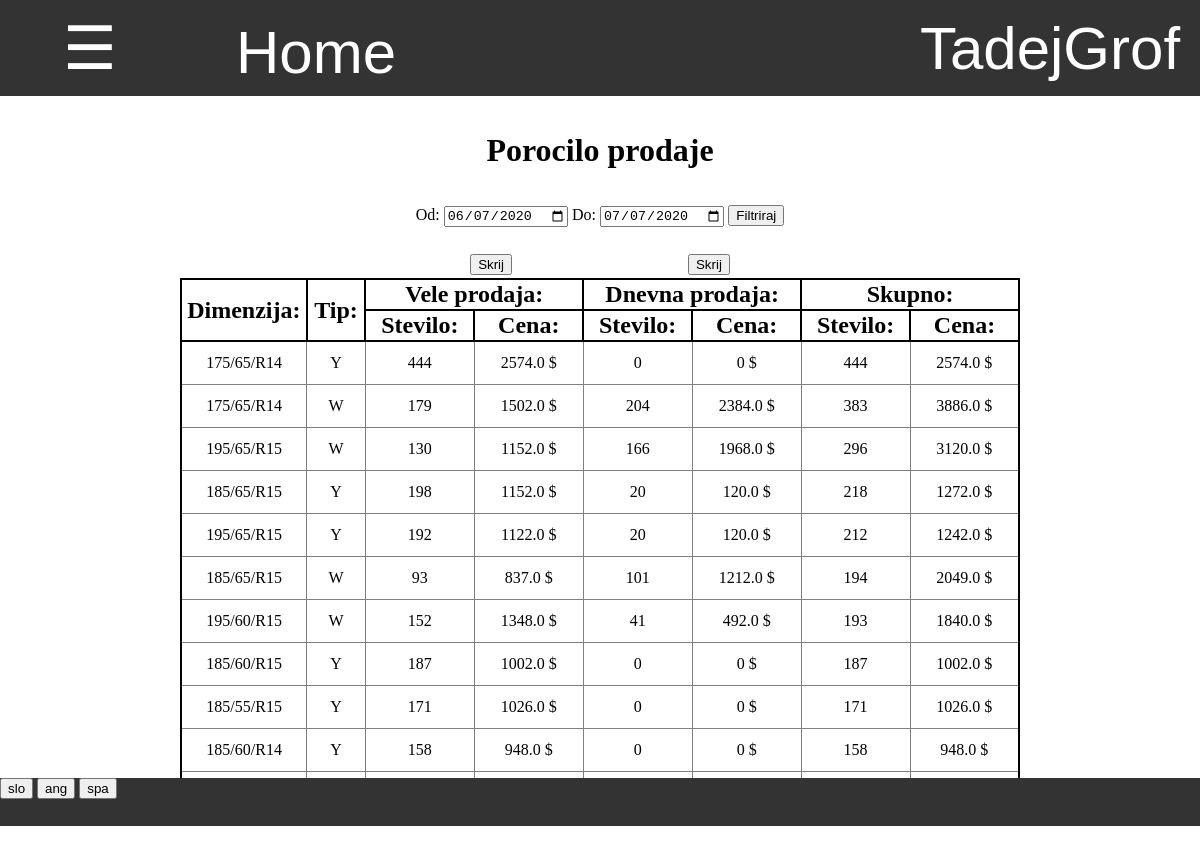
Screenshot of /zaloga/porocilo/porocilo_prodaje (signed in) with the database file from the repository.
### program/models.py (models this page shows, shortened)
class Profil(models.Model):
    user = models.OneToOneField(User,on_delete=models.CASCADE)
    jezik =  models.CharField(default="spa",max_length=3, choices=JEZIKI)
    stranka = models.OneToOneField(Stranka, on_delete=models.CASCADE, default=None, null=True, blank=True)
    celo_ime = models.CharField(default="",max_length=40)
    tip_banke = models.CharField(default="",max_length=40)
    stevilka_racuna = models.CharField(default="",max_length=40)
    telefon = models.CharField(default="",max_length=40)

### zaloga/my_views/stroski_views.py (the view)
# urls.py: path('porocilo_prodaje',stroski_views.porocilo_prodaje, name='porocilo_prodaje'),
def porocilo_prodaje(request):
    danes = datetime.date.today().strftime('%Y-%m-%d')
    pred_mescem =  (datetime.date.today() - datetime.timedelta(days=30)).strftime('%Y-%m-%d')
    od = request.GET.get('od',pred_mescem)
    do = request.GET.get('do', danes)
    vele_prodaje = Baza.objects.all().filter(tip="vele_prodaja",datum__gte=od,datum__lte=do,status="veljavno").order_by('-datum','-pk').prefetch_related('vnos_set')
    dnevne_prodaje = Dnevna_prodaja.objects.all().filter(datum__gte=od,datum__lte=do).order_by('-datum','-pk')
    sestavine = {}
    skupno = {tip:{'skupno':0,'vele_prodaja':0,'dnevna_prodaja':0} for tip in ['stevilo','cena']}
    for prodaja in vele_prodaje.iterator():
        for vnos in prodaja.vnos_set.all().values('dimenzija__dimenzija','tip','stevilo','cena'):
            dimenzija = vnos['dimenzija__dimenzija']
            stevilo = vnos['stevilo']
            cena = float(vnos['cena'])
            tip = vnos['tip']
            ime = dimenzija + '-' + tip
            if ime in sestavine:
                    sestavine[ime]['stevilo'] += stevilo
                    sestavine[ime]['cena'] += stevilo * cena
                    sestavine[ime]['stevilo_vele_prodaje'] += stevilo
                    sestavine[ime]['cena_vele_prodaje'] += stevilo * cena
            else:
                slovar = {ime:{
                        'stevilo':stevilo,
                        'cena':cena*stevilo,
                        'stevilo_dnevne_prodaje':0,
                        'cena_dnevne_prodaje':0,
                        'cena_vele_prodaje':cena*stevilo,
                        'stevilo_vele_prodaje':stevilo}}
                sestavine.update(slovar)
            for skupno_tip in ['skupno','vele_prodaja']:
                skupno['stevilo'][skupno_tip] += stevilo
                skupno['cena'][skupno_tip] += stevilo * cena
    for prodaja in dnevne_prodaje.iterator():
        for racun in prodaja.baza_set.all().filter(status="veljavno").prefetch_related('vnos_set'):
            for vnos in racun.vnos_set.all().values('dimenzija__dimenzija','tip','stevilo','cena'):
                dimenzija = vnos['dimenzija__dimenzija']
                stevilo = vnos['stevilo']
                cena = float(vnos['cena'])
                tip = vnos['tip']
                ime = dimenzija + '-' + tip
                if ime in sestavine:
                        sestavine[ime]['stevilo'] += stevilo
                        sestavine[ime]['cena'] += stevilo * cena
                        sestavine[ime]['stevilo_dnevne_prodaje'] += stevilo
                        sestavine[ime]['cena_dnevne_prodaje'] += stevilo * cena
                else:
                    slovar = {ime:{
                        'stevilo':stevilo,
                        'cena':cena*stevilo,
                        'stevilo_dnevne_prodaje':stevilo,
                        'cena_dnevne_prodaje':cena*stevilo,
                        'cena_vele_prodaje':0,
                        'stevilo_vele_prodaje':0}}
                    sestavine.update(slovar)
                for skupno_tip in ['skupno','dnevna_prodaja']:
                    skupno['stevilo'][skupno_tip] += stevilo
                    skupno['cena'][skupno_tip] += stevilo * cena
    sestavine = sorted(sestavine.items(),key=lambda x: (x[1]['stevilo'],x[1]['cena']),reverse=True)
    slovar = {
        'sestavine':sestavine,
        'skupno':skupno,
        'od':od,
        'do':do,
    }
    return pokazi_stran(request,'porocilo/porocilo_prodaje.html', slovar)

### program/models.py (called while the page is built)
    @property
    def vrni_jezike(self):
        return JEZIKI

### request_funkcije.py (called while the page is built)
def vrni_slovar(request):
    with open('slovar.json') as dat:
        slovar = json.load(dat)
    return slovar

def pokazi_stran(request, html, baze={}):
    je_stranka = False
    program = Program.objects.first()
    zaloga = Zaloga.objects.first()
    if request.user.profil.stranka != None:
        je_stranka = True
    slovar = {'je_stranka':je_stranka,'program':program,'slovar':vrni_slovar(request),'jezik':request.user.profil.jezik}
    slovar.update(baze)
    if not 'zaloga' in baze:
        slovar.update({'zaloga':zaloga})
    slovar.update({'zaloga_pk':slovar['zaloga'].pk})
    return render(request, html, slovar)

### zaloga/templatetags/zaloga_exstras.py (called while the page is built)
@register.filter
def keyvalue(dict, key):
    return dict[key]

@register.filter
def split(obj, split_value):
    return obj.split(split_value)

### zaloga/templates/porocilo/porocilo_prodaje.html (shortened to what this page needs)
{% extends 'program/base.html' %}
{% load zaloga_exstras %}
{% block content %}
<h1 style="margin-top:3%"> Porocilo prodaje </h1>
<div class="filter" style="margin-top:3%">
    <form action="{% url 'porocilo_prodaje' %}" method="GET">
        {{slovar|keyvalue:'Od'|keyvalue:jezik}}: <input type="date" value="{{od}}" name="od">
        {{slovar|keyvalue:'Do'|keyvalue:jezik}}: <input type="date" value="{{do}}" name="do">
        <input type="submit" value="{{slovar|keyvalue:'Filtriraj'|keyvalue:jezik}}">
    </form>
</div>
<div style="margin-top:2%;display:inline-block;width:70%">
    <table style="width:100%">
        <tr>
            <td colspan="2" width="24%"></td>
            <td class="vele_prodaja" colspan="2"  width="26%" style="text-align:center"> <button onclick="toggle('vele_prodaja','none')"> Skrij </button> </td>
            <td class="dnevna_prodaja" colspan="2"  width="26%" style="text-align:center"> <button onclick="toggle('dnevna_prodaja','none')"> Skrij </button> </td>
            <td class="skupno" colspan="2"  width="26%" style="text-align:center"></td>
        </tr>
    </table>
    <table class="tabela_vnosov">
        <tr>
            <th rowspan="2" width="15%"> {{slovar|keyvalue:'Dimenzija'|keyvalue:jezik}}: </th>
            <th rowspan="2" width="7%"> {{slovar|keyvalue:'Tip'|keyvalue:jezik}}: </th>
            <th class="vele_prodaja" colspan="2"> {{slovar|keyvalue:'Vele prodaja'|keyvalue:jezik}}: </th>
            <th class="dnevna_prodaja" colspan="2"> {{slovar|keyvalue:'Dnevna prodaja'|keyvalue:jezik}}: </th>
            <th class="skupno" colspan="2"> {{slovar|keyvalue:'Skupno'|keyvalue:jezik}}: </th>
        </tr>
        <tr>
            <th class="vele_prodaja" width="13%"> {{slovar|keyvalue:'Stevilo'|keyvalue:jezik}}: </th>
            <th class="vele_prodaja" width="13%"> {{slovar|keyvalue:'Cena'|keyvalue:jezik}}: </th>
            <th class="dnevna_prodaja" width="13%"> {{slovar|keyvalue:'Stevilo'|keyvalue:jezik}}: </th>
            <th class="dnevna_prodaja" width="13%"> {{slovar|keyvalue:'Cena'|keyvalue:jezik}}: </th>
            <th class="skupno" width="13%"> {{slovar|keyvalue:'Stevilo'|keyvalue:jezik}}: </th>
            <th class="skupno" width="13%"> {{slovar|keyvalue:'Cena'|keyvalue:jezik}}: </th>
        </tr>
        {% for sestavina in sestavine %}
            <tr>
                <td> {{sestavina.0|split:'-'|keyvalue:0}}</td>
                <td> {{sestavina.0|split:'-'|keyvalue:1}} </td>
                <td class="vele_prodaja">{{sestavina.1.stevilo_vele_prodaje}}</td>
                <td class="vele_prodaja">{{sestavina.1.cena_vele_prodaje}} $</td>
                <td class="dnevna_prodaja">{{sestavina.1.stevilo_dnevne_prodaje}}</td>
                <td class="dnevna_prodaja">{{sestavina.1.cena_dnevne_prodaje}} $</td>
                <td class="skupno"> {{sestavina.1.stevilo}} </td>
                <td class="skupno"> {{sestavina.1.cena}} $ </td>
            </tr>
        {% endfor %}
    </table>
</div>
{% endblock %}

### program/templates/css/navbar.html (shortened to what this page needs)
{% load zaloga_exstras %}
<div id="navbar" class="navbar">
    {% if je_stranka %}
        <div style="display:inline-block;width:28%"><a href="{% url 'stranka_pregled_narocil' %}" style="width:100%"> Pregled narocil </a></div>
        <div style="display:inline-block;width:22%"><a href="{% url 'stranka_zgodovina' %}" style="width:100%"> Zgodovina </a></div>
        <a style="width:15%" href="/">Home</a>
    {% else %}
        <button onclick="odpri()" class="nav" style="width:15%"> ☰ </button>
        <a style="width:20%" href="/">Home</a>
    {% endif %}
    <div class="racun dropdown" id="racun">
        <button class="dropbtn" >{{ user.get_username }}
        </button>
    </div>
</div>

### program/static/css/footer.css (style rules this page uses)
div { margin: 0%; padding: 0%; }
div input { margin: 0%; }
div form { margin:0%; padding: 0% }

### program/templates/program/base.html (style rules this page uses)
body { margin: 0%; padding: 0%; overflow:hidden; }
div { margin: 0%; padding: 0%; }

### program/templates/css/tabele.html (style rules this page uses)
table.tabela_vnosov { width:100%; border-spacing:0; border: 2px solid black; border-collapse: collapse; padding:0.5%; table-layout:"fixed" }
table.tabela_vnosov th { border: 2px solid black; border-collapse: collapse; font-size: 150%; }
table.tabela_vnosov td { font-size: 100%; text-align: center; border: 1px solid grey; padding: 1vmin; border-collapse: collapse; }

### program/templates/css/navbar.html (style rules this page uses)
.navbar { overflow: hidden; background-color: #333; font-family: Arial; height:12% }
.navbar a { float: left; font-size: 5vmin; color: white; text-align: center; padding: 18px 16px; text-decoration:none; height:100%; }
.navbar .dropdown, .nav { float: left; height:100%; width:100%; margin:0; overflow:hidden; }
.navbar .dropdown .dropbtn, .nav { font-size: 5vmin; border: none; outline: none; color: white; padding: 12px 16px; width:100%; height:100%; background-color: inherit; font-family: inherit; margin: 0; }
.navbar .racun { float:right; width:300px; overflow:hidden }

### rows the page displays
Profil: jezik "Od", jezik "Do", jezik "Filtriraj", jezik "Dimenzija", jezik "Tip", jezik "Vele prodaja", jezik "Dnevna prodaja", jezik "Skupno", jezik "Stevilo", jezik "Cena"

### other values shown
{{ user.get_username }} "TadejGrof"
{{ sestavina.0|split:'-'|keyvalue:0 }} "175/65/R14" "175/65/R14" "195/65/R15" "185/65/R15" "195/65/R15" "185/65/R15" "195/60/R15" "185/60/R15" "185/55/R15" "185/60/R14"
{{ sestavina.0|split:'-'|keyvalue:1 }} "Y" "W" "W" "Y" "Y" "W" "W" "Y" "Y" "Y"
{{ sestavina.1.stevilo_vele_prodaje }} "444" "179" "130" "198" "192" "93" "152" "187" "171" "158"
{{ sestavina.1.cena_vele_prodaje }} "2574.0" "1502.0" "1152.0" "1152.0" "1122.0" "837.0" "1348.0" "1002.0" "1026.0" "948.0"
{{ sestavina.1.stevilo_dnevne_prodaje }} "0" "204" "166" "20" "20" "101" "41" "0" "0" "0"
{{ sestavina.1.cena_dnevne_prodaje }} "0" "2384.0" "1968.0" "120.0" "120.0" "1212.0" "492.0" "0" "0" "0"
{{ sestavina.1.stevilo }} "444" "383" "296" "218" "212" "194" "193" "187" "171" "158"
{{ sestavina.1.cena }} "2574.0" "3886.0" "3120.0" "1272.0" "1242.0" "2049.0" "1840.0" "1002.0" "1026.0" "948.0"
